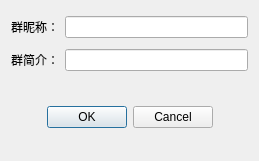
<?xml version="1.0" encoding="UTF-8"?>
<ui version="4.0">
 <class>RegisterDialog</class>
 <widget class="QDialog" name="RegisterDialog">
  <property name="geometry">
   <rect>
    <x>0</x>
    <y>0</y>
    <width>259</width>
    <height>161</height>
   </rect>
  </property>
  <property name="windowTitle">
   <string>Dialog</string>
  </property>
  <layout class="QVBoxLayout" name="verticalLayout">
   <item>
    <widget class="QWidget" name="input" native="true">
     <layout class="QGridLayout" name="gridLayout">
      <property name="leftMargin">
       <number>0</number>
      </property>
      <property name="topMargin">
       <number>0</number>
      </property>
      <property name="rightMargin">
       <number>0</number>
      </property>
      <property name="bottomMargin">
       <number>0</number>
      </property>
      <item row="1" column="3">
       <widget class="QLineEdit" name="groupSummary"/>
      </item>
      <item row="0" column="3">
       <widget class="QLineEdit" name="groupName"/>
      </item>
      <item row="1" column="2">
       <widget class="QLabel" name="groupSummaryLabel">
        <property name="text">
         <string>群简介：</string>
        </property>
       </widget>
      </item>
      <item row="0" column="2">
       <widget class="QLabel" name="groupNameLabel">
        <property name="text">
         <string>群昵称：</string>
        </property>
       </widget>
      </item>
     </layout>
    </widget>
   </item>
   <item>
    <widget class="QWidget" name="operatorInput" native="true">
     <layout class="QHBoxLayout" name="horizontalLayout">
      <item>
       <spacer name="horizontalSpacer">
        <property name="orientation">
         <enum>Qt::Horizontal</enum>
        </property>
        <property name="sizeHint" stdset="0">
         <size>
          <width>19</width>
          <height>20</height>
         </size>
        </property>
       </spacer>
      </item>
      <item>
       <widget class="QDialogButtonBox" name="isSubmit">
        <property name="standardButtons">
         <set>QDialogButtonBox::Cancel|QDialogButtonBox::Ok</set>
        </property>
       </widget>
      </item>
      <item>
       <spacer name="horizontalSpacer_2">
        <property name="orientation">
         <enum>Qt::Horizontal</enum>
        </property>
        <property name="sizeHint" stdset="0">
         <size>
          <width>20</width>
          <height>20</height>
         </size>
        </property>
       </spacer>
      </item>
     </layout>
    </widget>
   </item>
  </layout>
 </widget>
 <resources/>
 <connections/>
</ui>
